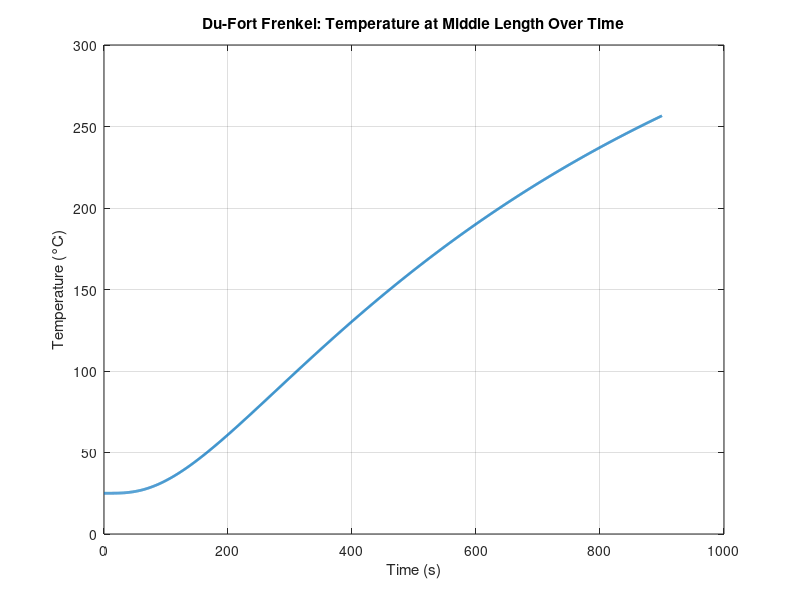

This chart was generated by the following MATLAB code:
% Parameters
L = 1.0;  % Length of the bar (m)
dx = 0.1; % Spatial step (m)
dt = 0.1; % Time step (s)
alpha = 400 / (8000 * 385); % Thermal diffusivity (m^2/s)
x = 0:dx:L;  % Spatial grid
Nx = length(x); % Number of spatial points
T = 900;  % Total time (s)
Nt = T/dt; % Number of time steps

% Initial and boundary conditions
T_initial = 25;  % Initial temperature (°C)
T_boundary = 400; % Boundary temperature (°C)

% Du-Fort Frenkel Scheme
T_dufort = T_initial * ones(Nx, 1); 
T_old = T_dufort; % For holding the previous time step
T_dufort(1) = T_boundary;
T_dufort(end) = T_boundary;

% Coefficient for Du-Fort Frenkel scheme
r_dufort = 2 * alpha * dt / dx^2;

% Preallocate for temperature at middle over time
T_mid_dufort = zeros(1, Nt);

% Du-Fort Frenkel loop
for n = 1:Nt
    T_new = T_dufort; % Temporary storage
    for i = 2:Nx-1
        T_new(i) = (1 / (1 + r_dufort)) * (r_dufort * (T_dufort(i+1) + T_dufort(i-1)) + (1 - r_dufort) * T_old(i));
    end
    T_old = T_dufort;
    T_dufort = T_new;
    
    % Store temperature at the middle length
    T_mid_dufort(n) = T_dufort(floor(Nx/2));
end

% Plot Du-Fort Frenkel
figure;
plot(0:dt:T-dt, T_mid_dufort, 'LineWidth', 2);
xlabel('Time (s)');
ylabel('Temperature (°C)');
title('Du-Fort Frenkel: Temperature at Middle Length Over Time');
grid on;
